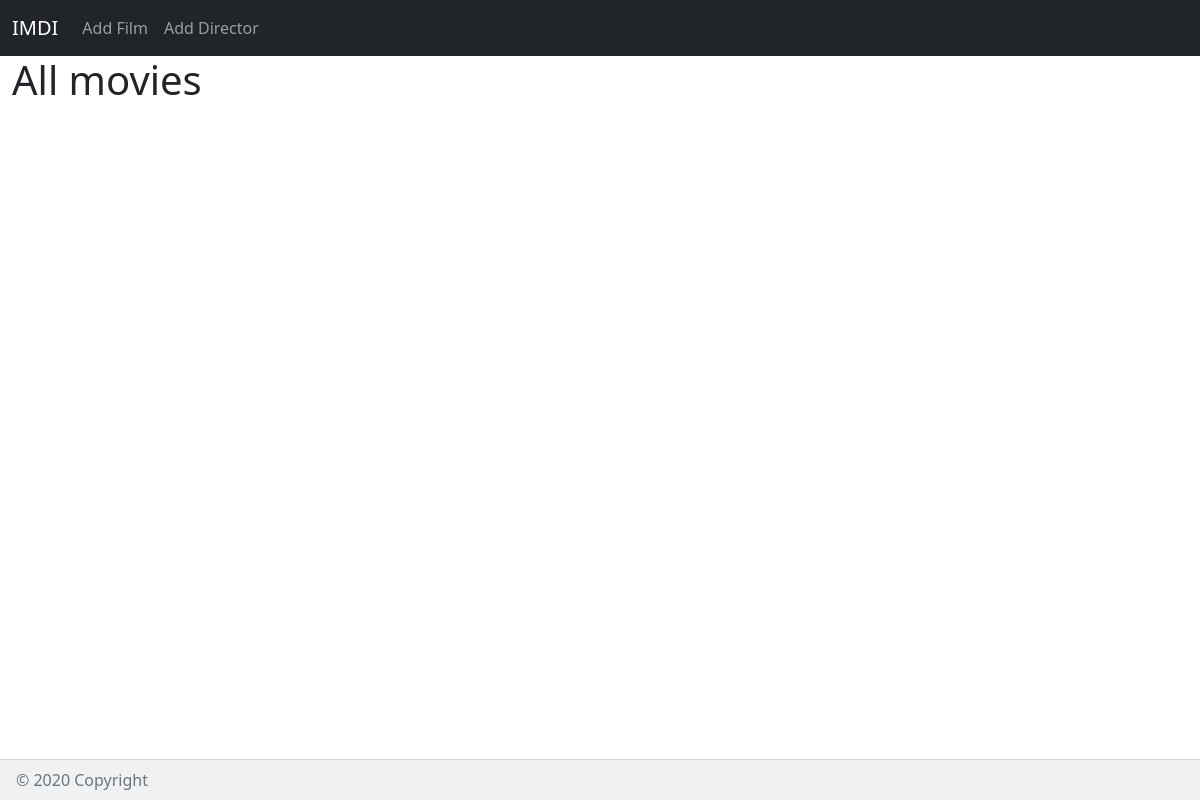
The page /homepage/ on the database as committed earlier.
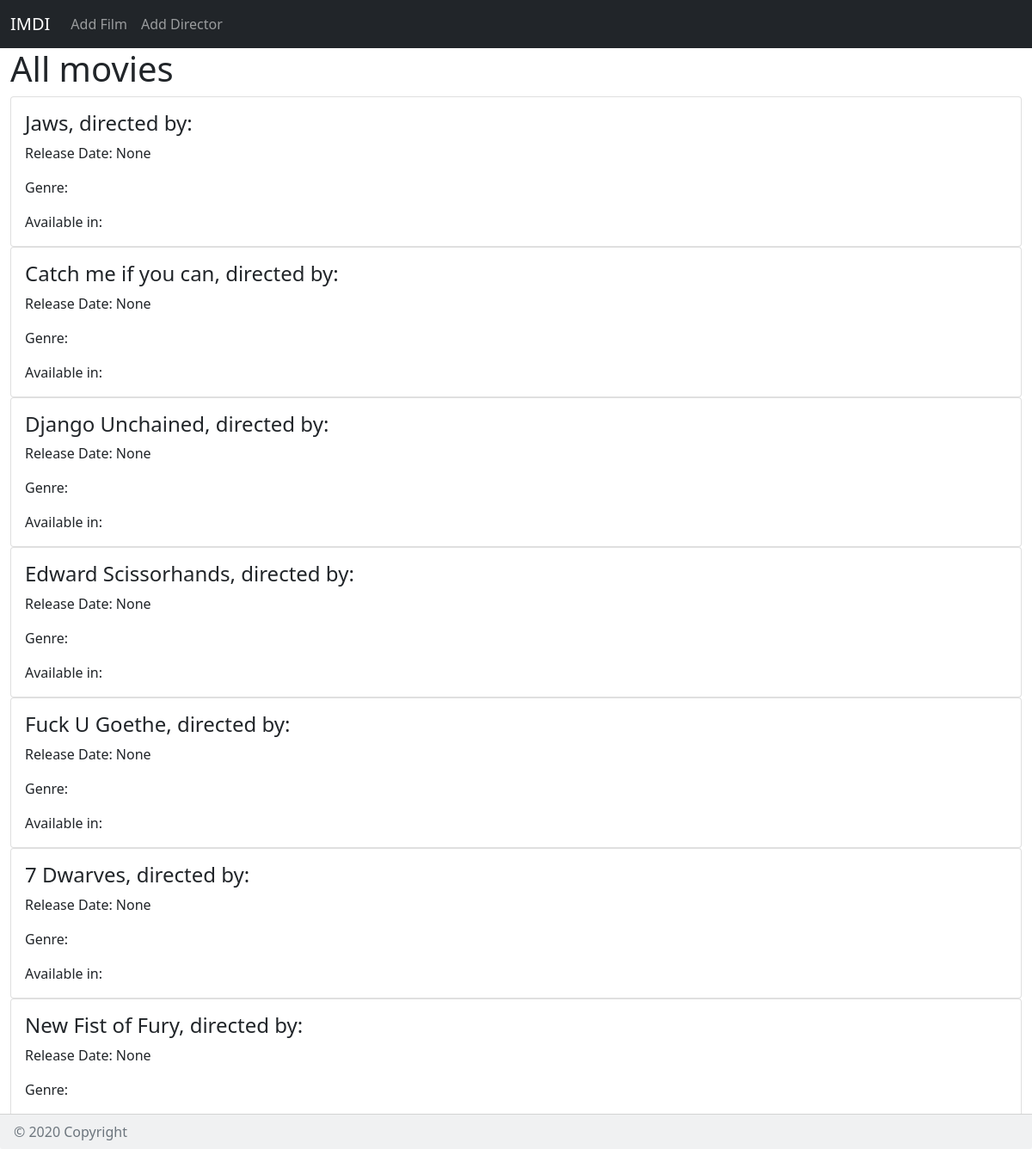
The same page on the database as committed later.
### film_app/models.py (models this page shows, shortened)
class Film(models.Model):
    title = models.CharField(max_length=50)
    release_date = models.DateTimeField(default=now, editable=True)
    created_in_country = models.ForeignKey(Country, on_delete=models.SET_NULL, null=True, related_name='films_created')
    available_in_countries = models.ManyToManyField(Country, related_name='films_available')
    category = models.ManyToManyField(Category)
    director = models.ManyToManyField(Director)

### film_app/views.py (the view)
# urls.py: path('homepage/', views.homepage, name='homepage'),
def homepage(request):
    films = Film.objects.all()
    context = {
        'films':films,
    }
    return render(request, 'homepage.html', context)

### film_app/templates/homepage.html (shortened to what this page needs)
{% extends "partials/base.html" %}
{% block content %}
{% include "partials/navbar.html"%}
<div class="container-fluid">
    <h1>All movies</h1>
    {% for film in films %}
    <div class="card">
        <div class="card-body">
            <h4 class="card-title"> {{film.title}}, directed by:
            </h4>
            <p class="card-text"> Release Date: {{film.release_date}}</p>
            <p class="card-text">Genre:
            </p>
            <p class="card-text">Available in:
            </p>
        </div>
    </div>
    {% endfor %}
</div>
{% endblock %}

### account_app/templates/partials/base.html (shortened to what this page needs)
<!DOCTYPE html>
<html lang="en">
<head>
    <link href="https://cdn.jsdelivr.net/npm/bootstrap@5.0.0-beta2/dist/css/bootstrap.min.css" rel="stylesheet">
</head>
<body>
    {% block content %}
    {% endblock %}
    <footer class="bg-light fixed-bottom">
        <div class="card-footer text-muted">© 2020 Copyright</div>
    </footer>
</body>
</html>

### account_app/templates/partials/navbar.html (shortened to what this page needs)
<nav class="navbar navbar-expand-lg navbar-dark bg-dark">
    <div class="container-fluid">
      <a class="navbar-brand" href="{% url 'homepage' %}">IMDI</a>
      <div class="collapse navbar-collapse" id="navbarNav">
        <ul class="navbar-nav">
          <li class="nav-item">
            <a class="nav-link" aria-current="page" href="{% url 'AddFilm' %}">Add Film</a>
          </li>
          <li class="nav-item">
            <a class="nav-link" aria-current="page" href="{% url 'AddDirector' %}">Add Director</a>
          </li>
        </ul>
      </div>
    </div>
  </nav>

Rows that differ between the two databases and show on the page:
added Film: title "Jaws", release_date "None"
added Film: title "Catch me if you can", release_date "None"
added Film: title "Django Unchained", release_date "None"
added Film: title "Edward Scissorhands", release_date "None"
added Film: title "Fuck U Goethe", release_date "None"
added Film: title "7 Dwarves", release_date "None"
added Film: title "New Fist of Fury", release_date "None"
